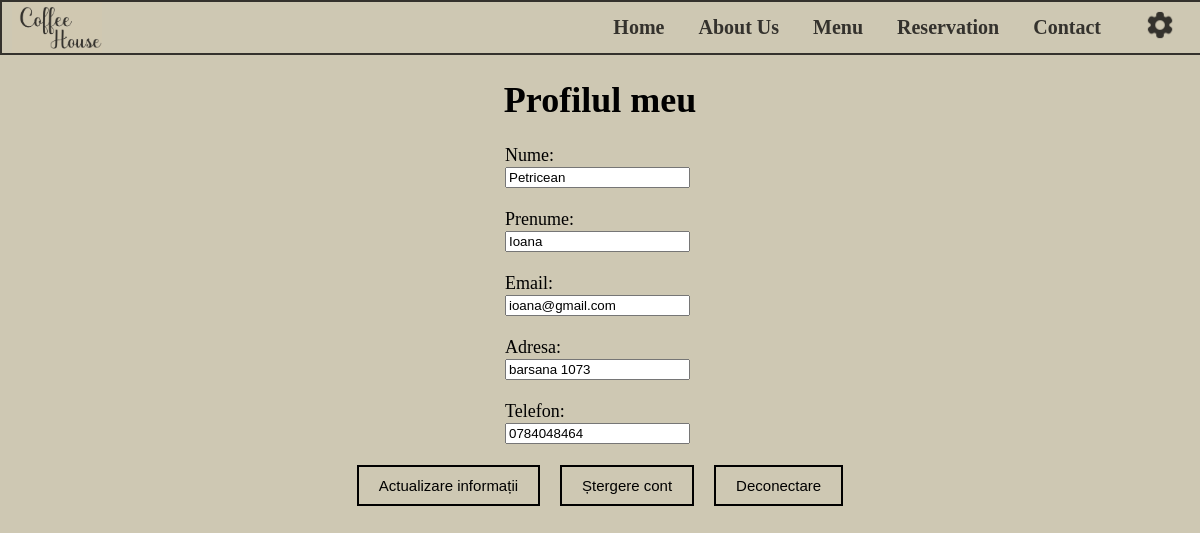
Page /setari.php (signed in) on the committed database.
### tables this page shows
CREATE TABLE `clienti` (
  `id_client` int NOT NULL,
  `nume` varchar(255) NOT NULL,
  `prenume` varchar(255) NOT NULL,
  `adresa` varchar(255) NOT NULL,
  `telefon` varchar(255) NOT NULL,
  `email` varchar(255) NOT NULL,
  `parola` varchar(255) NOT NULL
);

### setari.php (the view, shortened to what this page needs)
<?php
$servername = "localhost";
$username = "root";
$password = "fbtn1zfb";
$dbname = "coffeehouse";
$conn = new mysqli($servername, $username, $password, $dbname);
$id_client = $_SESSION['id_client'];
$query = "SELECT * FROM clienti WHERE id_client = $id_client";
$result = mysqli_query($conn, $query);
if (mysqli_num_rows($result) > 0) {
  $row = mysqli_fetch_assoc($result);
?>
<!DOCTYPE html>
<html lang="en">
<head>
  <link rel="stylesheet" href="stil.css">
</head>
<body>
  <div id="wrapper">
    <header>
      <img id="logo_img" src="logo.png">
      <nav id="desktop">
        <ul>
          <li><a href="index.php">Home</a></li>
          <li><a href="about.php">About Us</a></li>
          <li><a href="menu.php">Menu</a></li>
          <li><a href="rezervare.php">Reservation</a></li>
          <li><a href="contact.php">Contact</a></li>
          <li><a href="setari.php" id="setting-link"><img id="setari_img" src="setari.png"></a></li>
        </ul>
      </nav>
    </header>
    <div id="profilul_meu">
      <h1>Profilul meu</h1>
      <form method="POST" action="">
        <label for="nume">Nume:</label><br>
        <input type="text" id="nume" name="nume" value="<?php echo $row['nume']; ?>"><br><br>
        <label for="prenume">Prenume:</label><br>
        <input type="text" id="prenume" name="prenume" value="<?php echo $row['prenume']; ?>"><br><br>
        <label for="email">Email:</label><br>
        <input type="email" id="email" name="email" value="<?php echo $row['email']; ?>"><br><br>
        <label for="adresa">Adresa:</label><br>
        <input type="text" id="adresa" name="adresa" value="<?php echo $row['adresa']; ?>"><br><br>
        <label for="telefon">Telefon:</label><br>
        <input type="text" id="telefon" name="telefon" value="<?php echo $row['telefon']; ?>"><br><br>
        <div class="button-container">
  <input type="submit" name="submit" value="Actualizare informații">
  <input type="submit" name="delete" value="Ștergere cont" onclick="return confirm('Sunteți sigur că doriți să ștergeți contul?')">
  <input type="submit" name="logout" value="Deconectare">
</div>
      </form>
    </div>
  </div>
</body>
</html>
<?php
} else {
  echo "Nu s-au găsit informații despre utilizator.";
}
?>

### stil.css (style rules this page uses)
html { height:100%; margin:0; padding:0; background-color:#CEC8B3; }
body { margin: 0; padding:0; background-color:#CEC8B3; font-family: 'Georgia'; height: 100%; width: 100%; }
h1,h2,h3,h4 { font-family: 'Georgia'; font-weight: bold; }
header { background-color: #CEC8B3; font-family: 'Georgia'; margin: 0; padding: 0; width: 100%; display: flex; align-items: center; justify-content: space-between; border: solid 2px black; position: sticky; top: 0; left: 0; opacity:0.75 ; padding:0; }
header nav { height: 100%; overflow: hidden; }
#logo_img { width: 90px; padding-left: 10px; }
#desktop ul { list-style-type: none; margin: 0; padding: 0; display: flex; justify-content: flex-start; align-items: center; }
#desktop li { list-style-type: none; display: inline-block; font-size: 20px; margin: 0 10px; white-space: nowrap; flex-shrink: 1; width: 100%; }
#desktop a { text-decoration: none; color: black; font-weight: bold; padding: 3px 7px ; }
#setari_img { margin: 0 10px; width: 30px; height: 30px; }
#profilul_meu { display: flex; flex-direction: column; align-items:center; justify-content: center; font-size: 18px; }
form { width: 190px; margin: 0 auto; }
.button-container { display: flex; justify-content: center; }
.button-container input[type="submit"] { margin: 0 10px; }
.button-container input[type="submit"] { background-color: #CEC8B3; color: black; font-size: 15px; border: none; padding: 10px 20px; margin: 0 10px; cursor: pointer; border: solid 2px black; }

### rows in the picture
clienti: nume "Petricean", prenume "Ioana", email "ioana@gmail.com", adresa "barsana 1073", telefon "0784048464"
